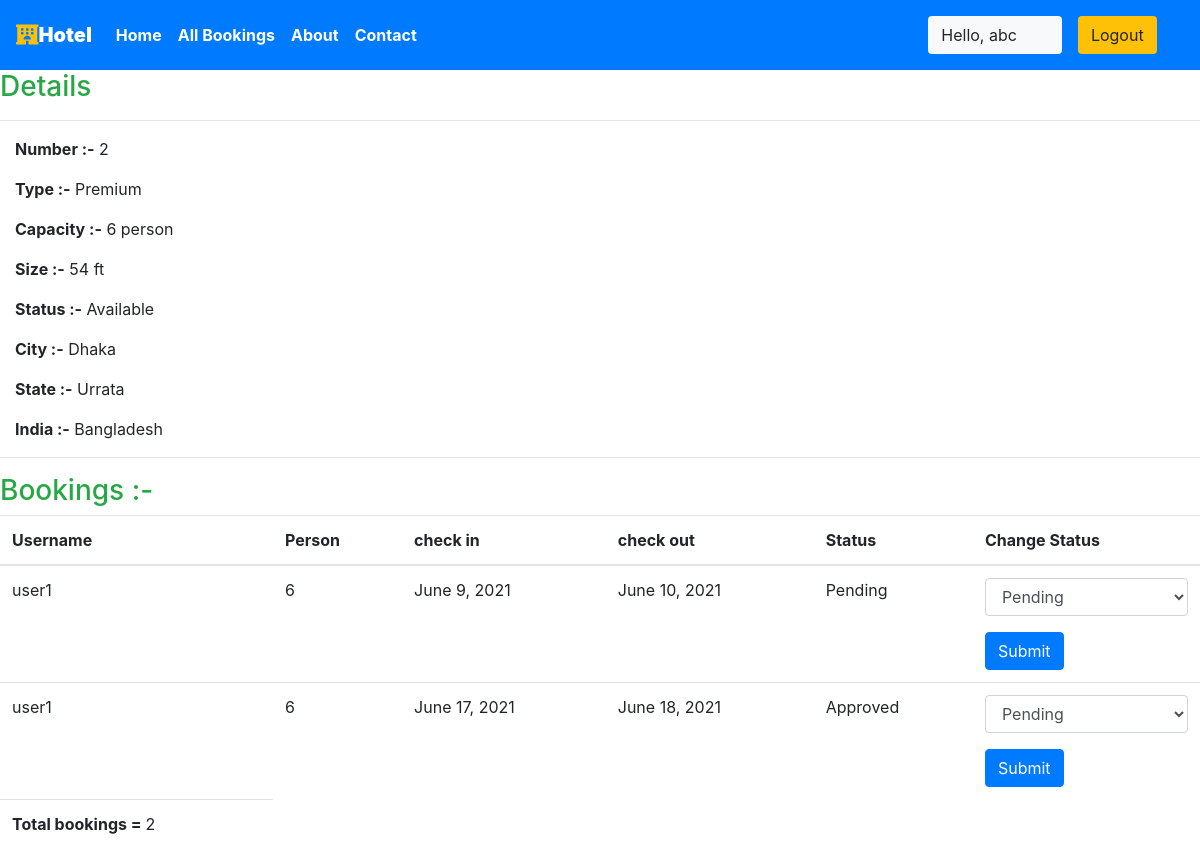
Screenshot of /staff/panel/view-room?roomid=7 (signed in) with the database file from the repository.
### main/models.py (models this page shows, shortened)
class CustomUser(AbstractUser):
     date_of_birth = models.DateField(verbose_name=_("Date of birth"), blank=True, null=True)
     address1 = models.CharField(verbose_name=_("Address line 1"), max_length=1024, blank=True, null=True)
     zip_code = models.CharField(verbose_name=_("Postal Code"), max_length=12, blank=True, null=True)
     city = models.CharField(verbose_name=_("City"), max_length=1024, blank=True, null=True)
     country = CountryField(blank=True, null=True)
     phone_regex = RegexValidator(regex=r"^\+(?:[0-9]●?){6,14}[0-9]$", message=_("Enter a valid international mobile phone number starting with +(country code)"))
     mobile_phone = models.CharField(validators=[phone_regex], verbose_name=_("Mobile phone"), max_length=17, blank=True, null=True)
     photo = models.ImageField(verbose_name=_("Photo"), upload_to='photos/', default='photos/default-user-avatar.png')
     class Meta:
         ordering = ['last_name']

class Room(models.Model):
    ROOM_STATUS = (
    ("1", "available"),
    ("2", "not available"),
    )
    ROOM_TYPE = (
    ("1", "Premium"),
    ("2", "Deluxe"),
    ("3","Basic"),
    )
    id = models.AutoField(primary_key=True)
    room_type = models.CharField(max_length=50,choices = ROOM_TYPE)
    capacity = models.IntegerField()
    price = models.IntegerField()
    size = models.IntegerField()
    hotel = models.ForeignKey(Hotel, on_delete = models.CASCADE)
    status = models.CharField(choices =ROOM_STATUS,max_length = 15)
    roomnumber = models.IntegerField()
    photo=models.ImageField(upload_to='room/', null=True, blank=True)
    Services=models.CharField(max_length=30,null=True)

class Hotel(models.Model):
    id = models.AutoField(primary_key=True)
    name = models.CharField(max_length=30,null=True)
    owner = models.ForeignKey(CustomUser, blank=True, null=True, on_delete=models.CASCADE)
    location = models.CharField(max_length=50)
    state = models.CharField(max_length=50,null=True)
    country = models.CharField(max_length=50,null=True)
    photo=models.ImageField(upload_to='hotel/', null=True, blank=True)

class Reservation(models.Model):
    Reservation_STATUS = (
    ("1", "Pending"),
    ("2", "Approved"),
    ("3", "Canceled"),
    )
    status=models.CharField(choices=Reservation_STATUS, max_length=15, default="Pending")
    id = models.AutoField(primary_key=True)
    check_in = models.DateField(auto_now =False)
    check_out = models.DateField()
    room = models.ForeignKey(Room, on_delete = models.CASCADE)
    guest = models.ForeignKey(CustomUser, on_delete= models.CASCADE)
    booking_id = models.CharField(max_length=100,default="null")

### main/views.py (the view)
# urls.py: path('staff/panel/view-room', views.view_room,name="viewroom"),
@login_required(login_url='/staff')
def view_room(request):
    room_id = request.GET['roomid']
    room = Room.objects.all().get(id=room_id)
    reservation = Reservation.objects.all().filter(room=room)
    return HttpResponse(render(request,'staff/viewroom.html',{'room':room,'reservations':reservation}))

### main/templatetags/app_tags.py (called while the page is built)
@register.filter(name='has_group')
def has_group(user, group_name):
    group = Group.objects.get(name=group_name)
    return True if group in user.groups.all() else False

### templates/staff/viewroom.html (shortened to what this page needs)
 {% extends 'basic.html' %} {% block title %}View Room {% endblock title %}
  {% block body %}
<h3 class="text-success"> Details</h3>
<hr>
<div class="container mx-0 ">
    <p><b>Number :-</b> {{room.roomnumber}}</p>
    <p><b>Type :-</b> {{room.get_room_type_display}}</p>
    <p><b>Capacity :-</b> {{room.capacity}} person</p>
    <p><b>Size :-</b> {{room.size}} ft</p>
    <p><b>Status :-</b> {{room.get_status_display| capfirst}} </p>
    <p><b>City :-</b> {{room.hotel.location| capfirst}} </p>
    <p><b>State :-</b> {{room.hotel.state| capfirst}} </p>
    <p><b>India :-</b> {{room.hotel.country| capfirst}} </p>
</div>
<hr> {% if reservations %}
<h3 class="text-success">Bookings :-</h3>
<table class="table">
    <thead>
        <th>Username</th>
        <th>Person</th>
        <th>check in</th>
        <th>check out</th>
        <th>Status</th>
        <th>Change Status</th>
    </thead>
    {% for each_detail in reservations %}
    <tr>
        <td>{{each_detail.guest.username}}</td>
        <td>{{each_detail.room.capacity}}</td>
        <td>{{each_detail.check_in}}</td>
        <td>{{each_detail.check_out}}</td>
        <td>{{each_detail.get_status_display}}</td>
        <td>
        <form action="/staff/panel/change-status" method="POST" enctype="multipart/form-data">
                <div class="form-group">
                  <select class="form-control" name="status" id="roomtype">
                    <option value="1">Pending</option>
                  </select>
                </div>
                <button type="submit" class="btn btn-primary">Submit</button>
              </form>
    {% endfor %}
        </td>
    </tr>
    <tr>
        <td><b>Total bookings = </b>{{reservations | length}}</td>
    </tr>
</table>
{% else %}
<p>No details found</p>
{% endif %}
 {% endblock body %}

### templates/basic.html (shortened to what this page needs)
{% load static %}
{% load app_tags %}
<!DOCTYPE html>
<!DOCTYPE html>
<html lang="en">
<head>
    <link rel="stylesheet" href="https://use.fontawesome.com/releases/v5.7.0/css/all.css">
    <link rel="stylesheet" href="{% static 'bootstrap\bootstrap.css' %}">
    <link rel="stylesheet" href="https://maxcdn.bootstrapcdn.com/bootstrap/4.5.0/css/bootstrap.min.css" >
</head>
<body style="dbackground-image: url('https://source.unsplash.com/random');height: 100%;">
    <div class="container-fluid px-0">
        <nav class="navbar navbar-expand-lg navbar-dark bg-primary font-weight-bold">
            <a class="navbar-brand text-bold bg-black " href="/"><i class="fas fa-hotel text-warning"></i><b>Hotel </b></a>
            <div class="collapse navbar-collapse " id="navbarSupportedContent">
                <ul class="navbar-nav mr-auto ">
                    <li class="nav-item active">
                        <a class="nav-link text-bold " href="/"> Home</a>
                    </li>
                    {% if user.is_staff %}
                    <li class="nav-item active">
                            <a class="nav-link text-bold" href="/staff/allbookings">All Bookings </a>
                        </li>
                    {% endif %}
                    <li class="nav-item active">
                        <a class="nav-link text-bold" href="/about">About</a>
                    </li>
                    <li class="nav-item active">
                        <a class="nav-link text-bold" href="/contact">Contact </a>
                    </li>
                </ul>
                {% if user.is_authenticated %}
                      <button class="btn btn-group bg-light" data-toggle="modal" data-target="#forlogin">
                       Hello, {{request.user.username}}
                       <a href="/logout" class="nav-link">
                    <button class="btn btn-group bg-warning" data-toggle="modal" data-target="#forlogin">
                        Logout
                    </button></a>&nbsp; &nbsp;
                    </button>
                {% endif %}
            </div>
        </nav>
    </div>
    {% block body %}
    {% endblock body %}
</body>
</html>

### templates/basic.html (style rules this page uses)
a { text-decoration: none; }

### rows the page displays
CustomUser: user.username "abc"
Room: roomnumber "2", room_type "Premium", capacity "6", size "54", status "Available", hotel.location "Dhaka", hotel.state "Urrata", hotel.country "Bangladesh"
Reservation: guest.username "user1", room.capacity "6", check_in "June 9, 2021", check_out "June 10, 2021", status "Pending"
Reservation: guest.username "user1", room.capacity "6", check_in "June 17, 2021", check_out "June 18, 2021", status "Approved"

### other values shown
{{ reservations | length }} "2"
